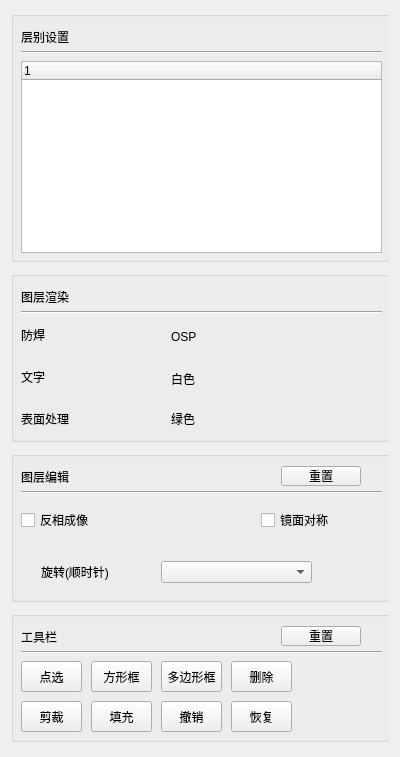
<?xml version="1.0" encoding="UTF-8"?>
<ui version="4.0">
 <class>CAMImageEditWidget</class>
 <widget class="QWidget" name="CAMImageEditWidget">
  <property name="geometry">
   <rect>
    <x>0</x>
    <y>0</y>
    <width>400</width>
    <height>757</height>
   </rect>
  </property>
  <property name="windowTitle">
   <string>Form</string>
  </property>
  <layout class="QHBoxLayout" name="horizontalLayout">
   <item>
    <widget class="QWidget" name="verticalWidget" native="true">
     <widget class="QGroupBox" name="groupBox">
      <property name="geometry">
       <rect>
        <x>0</x>
        <y>0</y>
        <width>381</width>
        <height>251</height>
       </rect>
      </property>
      <property name="title">
       <string/>
      </property>
      <widget class="QLabel" name="label">
       <property name="geometry">
        <rect>
         <x>10</x>
         <y>20</y>
         <width>54</width>
         <height>12</height>
        </rect>
       </property>
       <property name="text">
        <string>层别设置</string>
       </property>
      </widget>
      <widget class="Line" name="line">
       <property name="geometry">
        <rect>
         <x>10</x>
         <y>33</y>
         <width>361</width>
         <height>16</height>
        </rect>
       </property>
       <property name="orientation">
        <enum>Qt::Horizontal</enum>
       </property>
      </widget>
      <widget class="QTreeWidget" name="treeWidget">
       <property name="geometry">
        <rect>
         <x>10</x>
         <y>50</y>
         <width>361</width>
         <height>192</height>
        </rect>
       </property>
       <column>
        <property name="text">
         <string notr="true">1</string>
        </property>
       </column>
      </widget>
     </widget>
     <widget class="QGroupBox" name="groupBox_2">
      <property name="geometry">
       <rect>
        <x>0</x>
        <y>260</y>
        <width>381</width>
        <height>171</height>
       </rect>
      </property>
      <property name="title">
       <string/>
      </property>
      <widget class="QLabel" name="label_2">
       <property name="geometry">
        <rect>
         <x>10</x>
         <y>20</y>
         <width>54</width>
         <height>12</height>
        </rect>
       </property>
       <property name="text">
        <string>图层渲染</string>
       </property>
      </widget>
      <widget class="Line" name="line_2">
       <property name="geometry">
        <rect>
         <x>10</x>
         <y>33</y>
         <width>361</width>
         <height>16</height>
        </rect>
       </property>
       <property name="orientation">
        <enum>Qt::Horizontal</enum>
       </property>
      </widget>
      <widget class="QLabel" name="label_3">
       <property name="geometry">
        <rect>
         <x>10</x>
         <y>58</y>
         <width>54</width>
         <height>12</height>
        </rect>
       </property>
       <property name="text">
        <string>防焊</string>
       </property>
      </widget>
      <widget class="QLabel" name="label_6">
       <property name="geometry">
        <rect>
         <x>10</x>
         <y>100</y>
         <width>54</width>
         <height>12</height>
        </rect>
       </property>
       <property name="text">
        <string>文字</string>
       </property>
      </widget>
      <widget class="QLabel" name="label_10">
       <property name="geometry">
        <rect>
         <x>10</x>
         <y>142</y>
         <width>54</width>
         <height>12</height>
        </rect>
       </property>
       <property name="text">
        <string>表面处理</string>
       </property>
      </widget>
      <widget class="QLabel" name="renderLabel1">
       <property name="geometry">
        <rect>
         <x>160</x>
         <y>58</y>
         <width>111</width>
         <height>16</height>
        </rect>
       </property>
       <property name="text">
        <string>OSP</string>
       </property>
      </widget>
      <widget class="QLabel" name="renderLabel2">
       <property name="geometry">
        <rect>
         <x>160</x>
         <y>100</y>
         <width>131</width>
         <height>16</height>
        </rect>
       </property>
       <property name="text">
        <string>白色</string>
       </property>
      </widget>
      <widget class="QLabel" name="renderLabel3">
       <property name="geometry">
        <rect>
         <x>160</x>
         <y>140</y>
         <width>141</width>
         <height>15</height>
        </rect>
       </property>
       <property name="text">
        <string>绿色</string>
       </property>
      </widget>
     </widget>
     <widget class="QGroupBox" name="groupBox_3">
      <property name="geometry">
       <rect>
        <x>0</x>
        <y>440</y>
        <width>381</width>
        <height>151</height>
       </rect>
      </property>
      <property name="title">
       <string/>
      </property>
      <widget class="QLabel" name="label_11">
       <property name="geometry">
        <rect>
         <x>10</x>
         <y>20</y>
         <width>54</width>
         <height>12</height>
        </rect>
       </property>
       <property name="text">
        <string>图层编辑</string>
       </property>
      </widget>
      <widget class="QPushButton" name="resetPushButton">
       <property name="geometry">
        <rect>
         <x>270</x>
         <y>15</y>
         <width>80</width>
         <height>20</height>
        </rect>
       </property>
       <property name="text">
        <string>重置</string>
       </property>
      </widget>
      <widget class="Line" name="line_5">
       <property name="geometry">
        <rect>
         <x>10</x>
         <y>33</y>
         <width>361</width>
         <height>16</height>
        </rect>
       </property>
       <property name="orientation">
        <enum>Qt::Horizontal</enum>
       </property>
      </widget>
      <widget class="QCheckBox" name="checkBox">
       <property name="geometry">
        <rect>
         <x>10</x>
         <y>60</y>
         <width>73</width>
         <height>18</height>
        </rect>
       </property>
       <property name="text">
        <string>反相成像</string>
       </property>
      </widget>
      <widget class="QCheckBox" name="checkBox_2">
       <property name="geometry">
        <rect>
         <x>250</x>
         <y>60</y>
         <width>73</width>
         <height>18</height>
        </rect>
       </property>
       <property name="text">
        <string>镜面对称</string>
       </property>
      </widget>
      <widget class="QComboBox" name="comboBox">
       <property name="geometry">
        <rect>
         <x>150</x>
         <y>110</y>
         <width>151</width>
         <height>22</height>
        </rect>
       </property>
      </widget>
      <widget class="QLabel" name="label_12">
       <property name="geometry">
        <rect>
         <x>30</x>
         <y>113</y>
         <width>101</width>
         <height>16</height>
        </rect>
       </property>
       <property name="text">
        <string>旋转(顺时针)</string>
       </property>
      </widget>
     </widget>
     <widget class="QGroupBox" name="groupBox_4">
      <property name="geometry">
       <rect>
        <x>0</x>
        <y>600</y>
        <width>381</width>
        <height>131</height>
       </rect>
      </property>
      <property name="title">
       <string/>
      </property>
      <widget class="QLabel" name="label_13">
       <property name="geometry">
        <rect>
         <x>10</x>
         <y>20</y>
         <width>54</width>
         <height>12</height>
        </rect>
       </property>
       <property name="text">
        <string>工具栏</string>
       </property>
      </widget>
      <widget class="QPushButton" name="resetPushButton2">
       <property name="geometry">
        <rect>
         <x>270</x>
         <y>15</y>
         <width>80</width>
         <height>20</height>
        </rect>
       </property>
       <property name="text">
        <string>重置</string>
       </property>
      </widget>
      <widget class="Line" name="line_6">
       <property name="geometry">
        <rect>
         <x>10</x>
         <y>33</y>
         <width>361</width>
         <height>16</height>
        </rect>
       </property>
       <property name="orientation">
        <enum>Qt::Horizontal</enum>
       </property>
      </widget>
      <widget class="QPushButton" name="dotSelectPushButton">
       <property name="geometry">
        <rect>
         <x>10</x>
         <y>50</y>
         <width>61</width>
         <height>31</height>
        </rect>
       </property>
       <property name="text">
        <string>点选</string>
       </property>
      </widget>
      <widget class="QPushButton" name="rectPushButton">
       <property name="geometry">
        <rect>
         <x>80</x>
         <y>50</y>
         <width>61</width>
         <height>31</height>
        </rect>
       </property>
       <property name="text">
        <string>方形框</string>
       </property>
      </widget>
      <widget class="QPushButton" name="polyPushButton">
       <property name="geometry">
        <rect>
         <x>150</x>
         <y>50</y>
         <width>61</width>
         <height>31</height>
        </rect>
       </property>
       <property name="text">
        <string>多边形框</string>
       </property>
      </widget>
      <widget class="QPushButton" name="deletePushButton">
       <property name="geometry">
        <rect>
         <x>220</x>
         <y>50</y>
         <width>61</width>
         <height>31</height>
        </rect>
       </property>
       <property name="text">
        <string>删除</string>
       </property>
      </widget>
      <widget class="QPushButton" name="clipPushButton">
       <property name="geometry">
        <rect>
         <x>10</x>
         <y>90</y>
         <width>61</width>
         <height>31</height>
        </rect>
       </property>
       <property name="text">
        <string>剪裁</string>
       </property>
      </widget>
      <widget class="QPushButton" name="fillPushButton">
       <property name="geometry">
        <rect>
         <x>80</x>
         <y>90</y>
         <width>61</width>
         <height>31</height>
        </rect>
       </property>
       <property name="text">
        <string>填充</string>
       </property>
      </widget>
      <widget class="QPushButton" name="undoPushButton">
       <property name="geometry">
        <rect>
         <x>150</x>
         <y>90</y>
         <width>61</width>
         <height>31</height>
        </rect>
       </property>
       <property name="text">
        <string>撤销</string>
       </property>
      </widget>
      <widget class="QPushButton" name="redoPushButton">
       <property name="geometry">
        <rect>
         <x>220</x>
         <y>90</y>
         <width>61</width>
         <height>31</height>
        </rect>
       </property>
       <property name="text">
        <string>恢复</string>
       </property>
      </widget>
     </widget>
    </widget>
   </item>
  </layout>
 </widget>
 <resources/>
 <connections/>
</ui>
